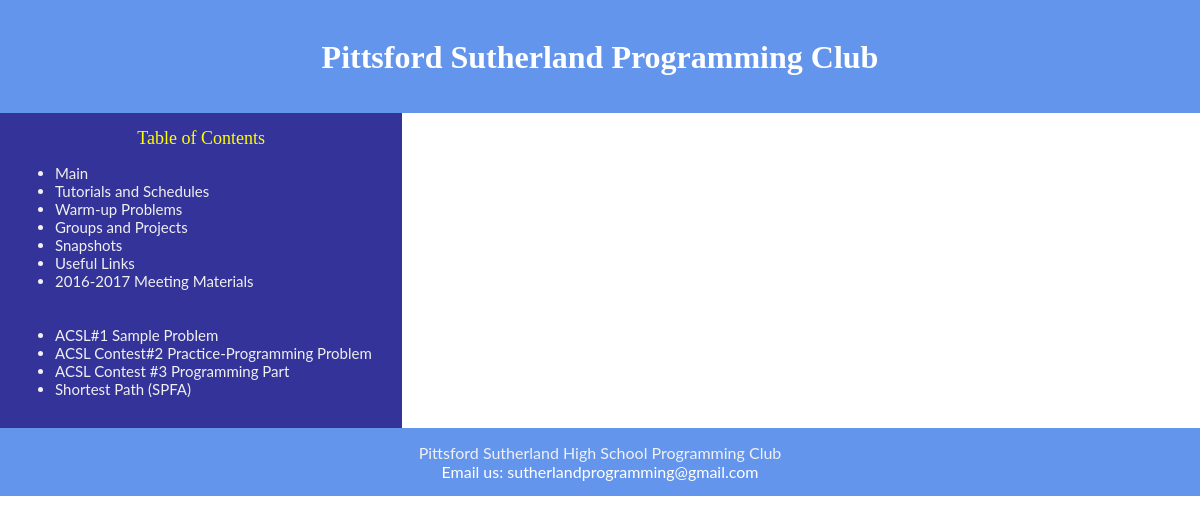
The page /current/initts.php on the database its author committed.
### tables this page shows
CREATE TABLE `ts` (
  `id` bigint(15) NOT NULL,
  `date` datetime NOT NULL,
  `filename` varchar(5000) NOT NULL,
  `description` text NOT NULL,
  `filepath` varchar(5000) NOT NULL,
  `title` text NOT NULL,
  `author` varchar(1000) NOT NULL,
  `type` varchar(100) NOT NULL,
  `timeline` varchar(1000) NOT NULL,
  `md` varchar(50) NOT NULL,
  `yr` varchar(50) NOT NULL,
  `code` varchar(1000) NOT NULL
);

### current/initts.php (the view, shortened to what this page needs)
<?php
$link = mysqli_connect("fdb15.biz.nf","2268644_cp","sutherland2015","2268644_cp") or die("Error ".mysqli_error($link));
?>
<!DOCTYPE html>
<html>
<head>
</head>
<body>
<div class="flex-container">
<header>
  <h1><font face = "Castellar">Pittsford Sutherland Programming Club</font></h1>
</header>
<nav class="nav" >
<center><font face = "Baskerville Old Face" size = "4" color = "yellow">Table of Contents</font></center>
<ul>
   <li><a href="../index.php">Main</a></li>
  <li><a href="tutorial.php">Tutorials and Schedules</a></li>
  <li><a href="warmup.php">Warm-up Problems</a></li>
  <li><a href="project.php">Groups and Projects</a></li>
  <li><a href="pictures.php">Snapshots</a></li>
  <li><a href="../links.html">Useful Links</a></li>
    <li><a href="../previous years/16-17/16-17main.html">2016-2017 Meeting Materials</a></li>
  <br><br>
  <?php
  $query = "SELECT * FROM ts ORDER BY id ASC";
  $result = mysqli_query($link, $query);
  while($row = mysqli_fetch_array($result)){
  if($row['type'] == "ts" && $row['filepath']){
  $sid = $row['id'];
  $initlink = "<li><a href=\"initts.php?id=".$sid."\">".$row['title']."</a></li>";
  echo $initlink;
  }
}
?>
</ul>
</nav>
<article class="article">
<?php
    echo "<br><br><br><br>";
?>
</article>
<footer>
<center><a href="http://sutherland-programming-club.co.nf">Pittsford Sutherland High School Programming Club</a>
<br> Email us: sutherlandprogramming@gmail.com </center> </footer>
</div>
</body>
</html>

### current/initts.php (style rules this page uses)
*, *:after, *:before { -webkit-box-sizing: border-box; -moz-box-sizing: border-box; box-sizing: border-box; }
body, html { font-size: 100%; padding: 0; margin: 0; }
body { font-family: 'Lato' , Calibri, Arial, sans-serif; color: #47a3da; }
a { color: #f0f0f0; text-decoration: none; }
.flex-container { display: -webkit-flex; display: flex; -webkit-flex-flow: row wrap; flex-flow: row wrap; text-align: center; }
.flex-container > * { padding: 15px; -webkit-flex: 1 100%; flex: 1 100%; }
.article { text-align: left; style = "font-family:Algerian;font-size:200%;color:#FF7F50;" }
header { background: #6495ED;color:white; }
footer { background: #6495ED;color:white; }
.nav { background: #333399; }
.nav ul { color: #f2f2f2; font-size: 15px; }
.nav ul a { text-decoration: none; }
@media all and (min-width: 768px) { .nav { text-align:left;-webkit-flex: 0.1 auto;flex:0.1 auto;-webkit-order:1;order:1; } }
@media all and (min-width: 768px) { .article { -webkit-flex:5 0px;flex:5 0px;-webkit-order:2;order:2; } }
@media all and (min-width: 768px) { footer { -webkit-order:3;order:3; } }

### rows shown on the page
ts: title "ACSL#1 Sample Problem"
ts: title "ACSL Contest#2 Practice-Programming Problem"
ts: title "ACSL Contest #3 Programming Part"
ts: title "Shortest Path (SPFA)"
